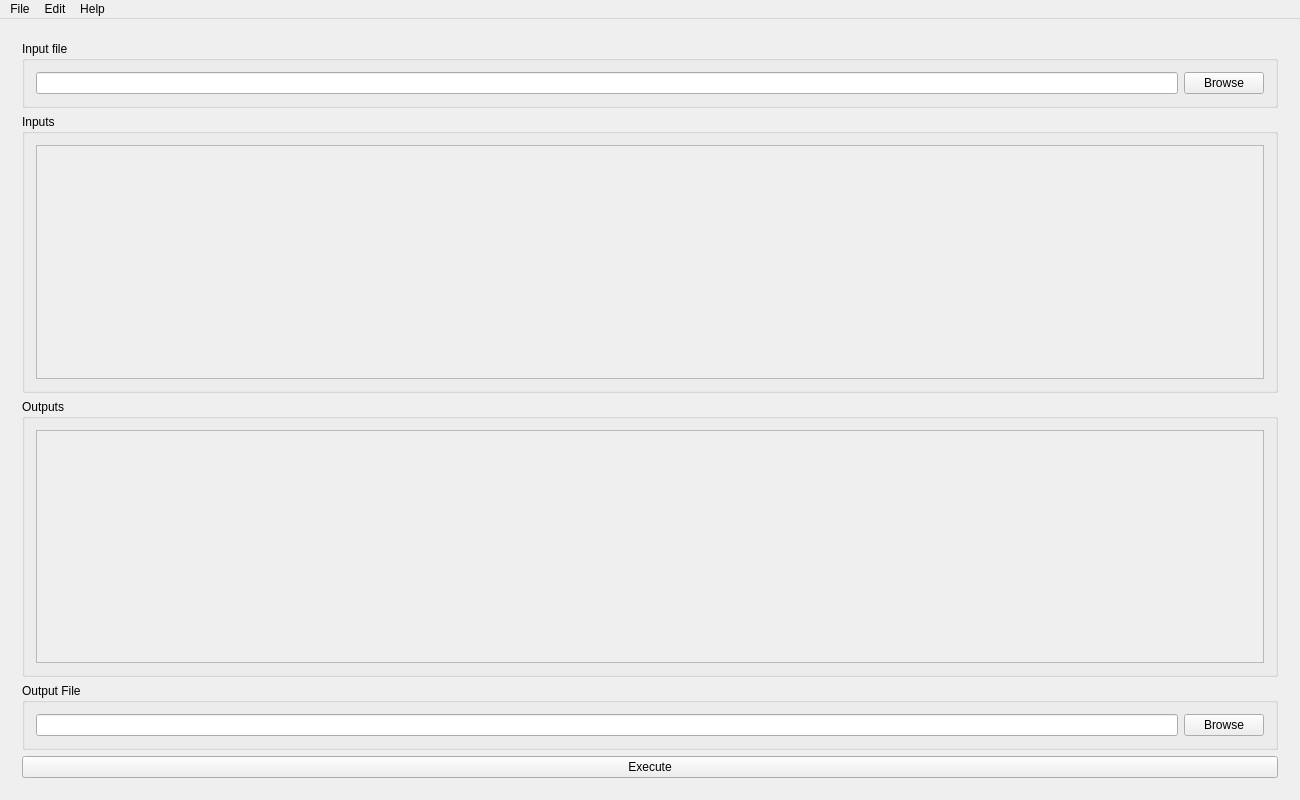
<?xml version="1.0" encoding="UTF-8"?>
<ui version="4.0">
 <class>MainWindow</class>
 <widget class="QMainWindow" name="MainWindow">
  <property name="geometry">
   <rect>
    <x>0</x>
    <y>0</y>
    <width>1300</width>
    <height>800</height>
   </rect>
  </property>
  <property name="windowTitle">
   <string>MainWindow</string>
  </property>
  <widget class="QWidget" name="centralWidget">
   <layout class="QGridLayout" name="gridLayout">
    <item row="0" column="0">
     <layout class="QHBoxLayout" name="top_lay">
      <item>
       <widget class="QWidget" name="interactive_lay" native="true">
        <layout class="QVBoxLayout" name="verticalLayout">
         <item>
          <widget class="QGroupBox" name="input_file_grp">
           <property name="title">
            <string>Input file</string>
           </property>
           <layout class="QHBoxLayout" name="horizontalLayout_2">
            <item>
             <widget class="QLineEdit" name="input_file_txt"/>
            </item>
            <item>
             <widget class="QPushButton" name="input_file_btn">
              <property name="text">
               <string>Browse</string>
              </property>
             </widget>
            </item>
           </layout>
          </widget>
         </item>
         <item>
          <widget class="QGroupBox" name="inputs_grp">
           <property name="title">
            <string>Inputs</string>
           </property>
           <layout class="QVBoxLayout" name="verticalLayout_2">
            <item>
             <widget class="QScrollArea" name="inputs_scr">
              <property name="widgetResizable">
               <bool>true</bool>
              </property>
              <widget class="QWidget" name="scrollAreaWidgetContents_3">
               <property name="geometry">
                <rect>
                 <x>0</x>
                 <y>0</y>
                 <width>1236</width>
                 <height>211</height>
                </rect>
               </property>
              </widget>
             </widget>
            </item>
           </layout>
          </widget>
         </item>
         <item>
          <widget class="QGroupBox" name="outputs_grp">
           <property name="title">
            <string>Outputs</string>
           </property>
           <layout class="QVBoxLayout" name="verticalLayout_3">
            <item>
             <widget class="QScrollArea" name="outputs_scr">
              <property name="widgetResizable">
               <bool>true</bool>
              </property>
              <widget class="QWidget" name="scrollAreaWidgetContents_2">
               <property name="geometry">
                <rect>
                 <x>0</x>
                 <y>0</y>
                 <width>1236</width>
                 <height>211</height>
                </rect>
               </property>
              </widget>
             </widget>
            </item>
           </layout>
          </widget>
         </item>
         <item>
          <widget class="QGroupBox" name="output_file_grp">
           <property name="title">
            <string>Output File</string>
           </property>
           <layout class="QHBoxLayout" name="horizontalLayout_3">
            <item>
             <widget class="QLineEdit" name="output_file_txt"/>
            </item>
            <item>
             <widget class="QPushButton" name="output_file_btn">
              <property name="text">
               <string>Browse</string>
              </property>
             </widget>
            </item>
           </layout>
          </widget>
         </item>
         <item>
          <widget class="QPushButton" name="execute_btn">
           <property name="sizePolicy">
            <sizepolicy hsizetype="Preferred" vsizetype="Preferred">
             <horstretch>0</horstretch>
             <verstretch>0</verstretch>
            </sizepolicy>
           </property>
           <property name="text">
            <string>Execute</string>
           </property>
          </widget>
         </item>
        </layout>
       </widget>
      </item>
     </layout>
    </item>
   </layout>
  </widget>
  <widget class="QMenuBar" name="menuBar">
   <property name="geometry">
    <rect>
     <x>0</x>
     <y>0</y>
     <width>1300</width>
     <height>22</height>
    </rect>
   </property>
   <widget class="QMenu" name="menuMooViE_Desktop">
    <property name="title">
     <string>File</string>
    </property>
   </widget>
   <widget class="QMenu" name="menuEdit">
    <property name="title">
     <string>Edit</string>
    </property>
    <addaction name="actionConfiguration"/>
   </widget>
   <widget class="QMenu" name="menuHelp">
    <property name="title">
     <string>Help</string>
    </property>
    <addaction name="actionUser_Manual"/>
    <addaction name="actionAbout"/>
   </widget>
   <addaction name="menuMooViE_Desktop"/>
   <addaction name="menuEdit"/>
   <addaction name="menuHelp"/>
  </widget>
  <action name="actionConfiguration">
   <property name="text">
    <string>Configuration</string>
   </property>
  </action>
  <action name="actionUser_Manual">
   <property name="text">
    <string>User Manual</string>
   </property>
  </action>
  <action name="actionAbout">
   <property name="text">
    <string>About</string>
   </property>
  </action>
 </widget>
 <layoutdefault spacing="6" margin="11"/>
 <resources/>
 <connections/>
</ui>
